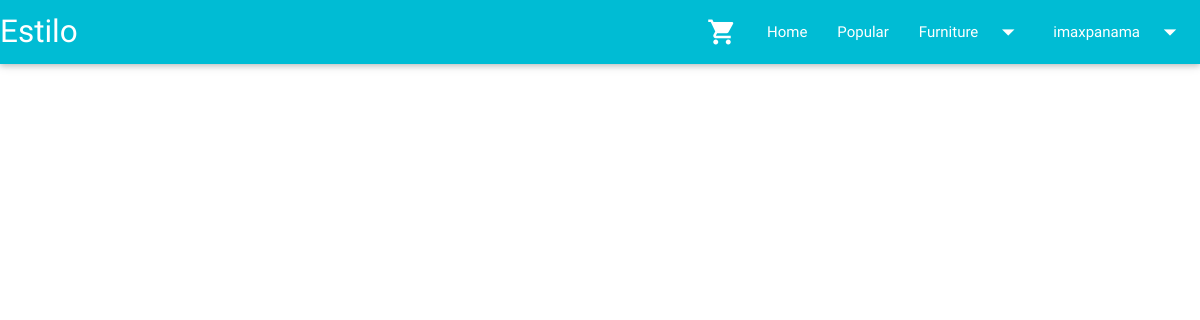
The page /perso.php (signed in) on the database as committed earlier.
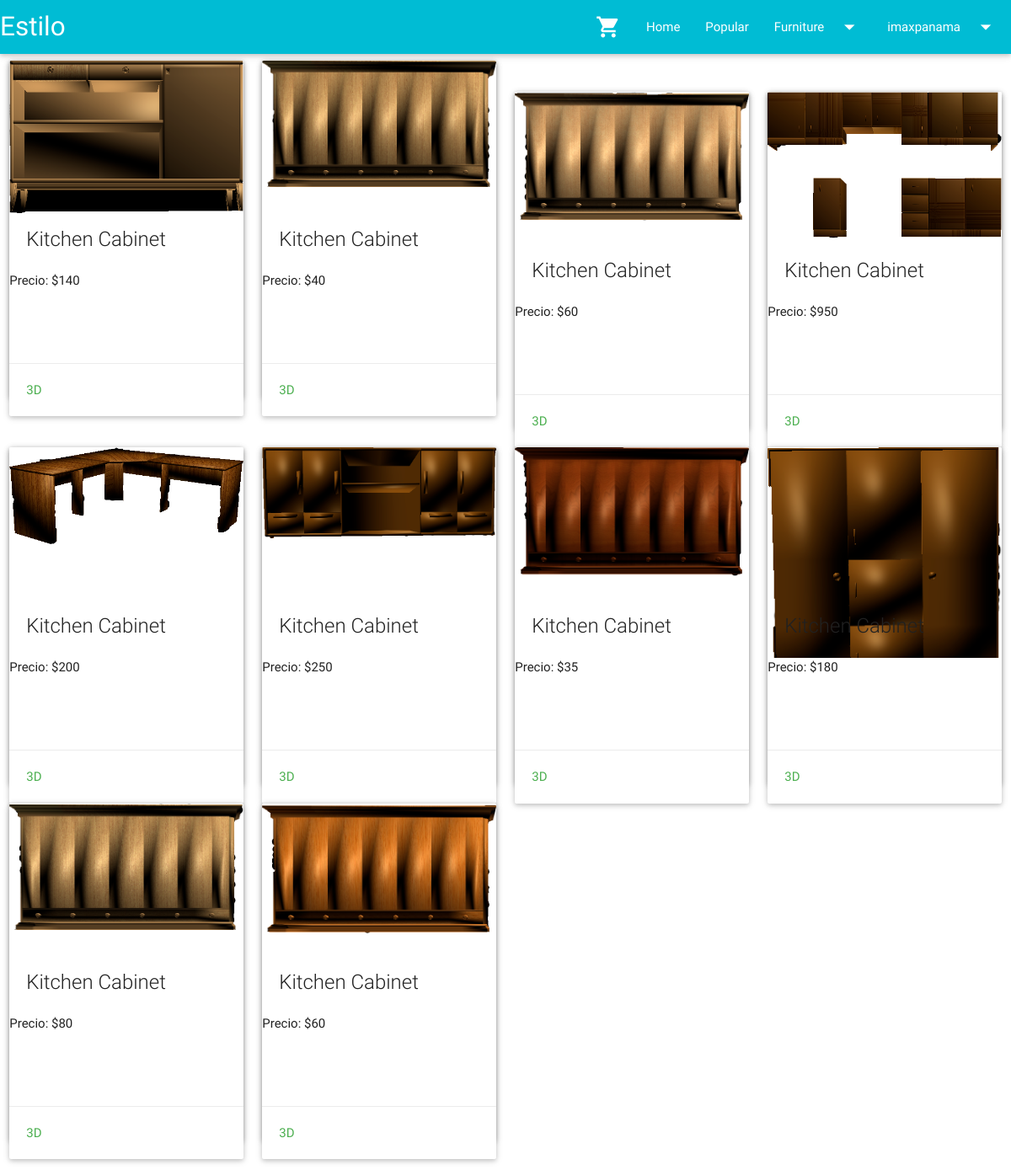
The same page on the database as committed later.
### tables this page shows
CREATE TABLE IF NOT EXISTS `furniture` (
`idmueble` int(5) NOT NULL,
  `nombre` varchar(50) NOT NULL,
  `Descricpion` varchar(500) NOT NULL,
  `tipo` varchar(50) NOT NULL,
  `precio` double NOT NULL,
  `img` varchar(250) NOT NULL,
  `vis` int(10) NOT NULL
);

### perso.php (the view, shortened to what this page needs)
<?php
$consulta = 'SELECT * FROM furniture ORDER BY vis DESC LIMIT 10';
$result = mysql_query($consulta);
?>
<!doctype html>
<html lang="es">
<head>
  <link type="text/css" rel="stylesheet" href="css/style.css" media="screen, projection"/>
  <link type="text/css" rel="stylesheet" href="css/materialize.css"  media="screen,projection"/>
</head>
<body>
   <div class="row">
       <?php
       while($row = mysql_fetch_array($result)){
        ?>
        <div class="col s12 m3 ">
            <div class="card medium">
          <div class="card">
            <div class="card-image">
                <?php
                echo "<img src='".$row['img']."'>";
                ?>
                <span class="card-title activator grey-text text-darken-4">Kitchen Cabinet</span>
            </div>
              <?php
            echo "Precio: $".$row['precio'];
           ?>
            <div class="card-content">
              <div class="card-action">
              <a class="green-text" href="3D/mueble6txt5.php">3D</a>
            </div>
          </div>
            </div>
        </div>
        </div>
       <?php
       }
       ?>
     </div>
</body>
</html>

Rows that differ between the two databases and show on the page:
added furniture: img (picture), precio "140"
added furniture: img (picture), precio "40"
added furniture: shows a picture, precio "60"
added furniture: shows a picture, precio "950"
added furniture: img (picture), precio "200"
added furniture: img (picture), precio "250"
added furniture: img (picture), precio "35"
added furniture: shows a picture, precio "180"
added furniture: shows a picture, precio "80"
added furniture: shows a picture, precio "60"
